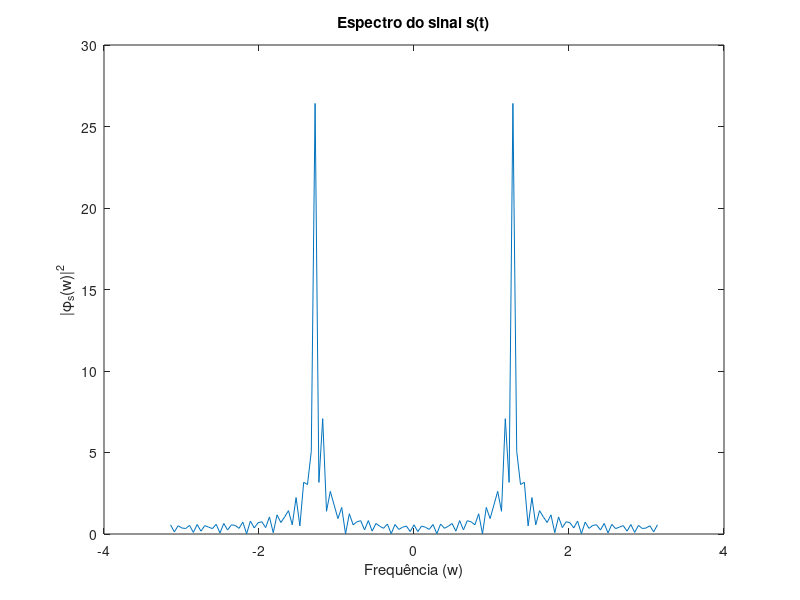

Here is the MATLAB script that generated this plot:
%Nelson Campos
% Systems Identification 
% Example 2.3 of the book System Identification: Theory for the User (2nd Edition).

clc
close all
clear all

N0 = 5;
s = 20;
N = s*N0;
A = 4;
t = [1:1:N]; 
w0 = 2*pi/N0;

u = A*cos(w0*t);

tau=-100:1:100;
Rs=zeros(1,size(tau,2));
for indiceTau=1:size(tau,2)
    u2 = A*cos(w0*(t-tau(indiceTau)));
    Rs(indiceTau)=Rs(indiceTau)+u*u2';
end
Rs=1/N*Rs;
    
    
w=linspace(-pi,pi,129);
Phi_s=zeros(1,size(w,2));
for index_w=1:size(w,2)
    Phi_s(index_w)=Rs*exp(-i*w(index_w)*tau)';
end

Phi_s=1/sqrt(size(tau,2))*Phi_s; %lenght of tau must be the same of the time

% figure(1)
% hold on
% plot(t,u), xlabel('Tempo (t)'),ylabel('s(t) = A*cos(w0*t)'), title('Sinal de entrada')
% figure(2)
% plot(t,u2), xlabel('Tempo (t)'),ylabel('s(t) = A*cos(w0*t)'), title('Sinal de entrada')
% hold off

% Rs = sum(u.*u2)/N %N = s*N0 and u está definido no intervalo t=[0,N=sN0]
% w = linspace(-100,100,1000);
% for index_w=1: size(w,2)
%     Phi_s(index_w) = Rs*exp(-i*w(index_w)*tau);
% end

plot(w, abs(Phi_s)), xlabel('Frequência (w)'),ylabel('|\phi_s(w)|^2'), title('Espectro do sinal s(t)')

   
